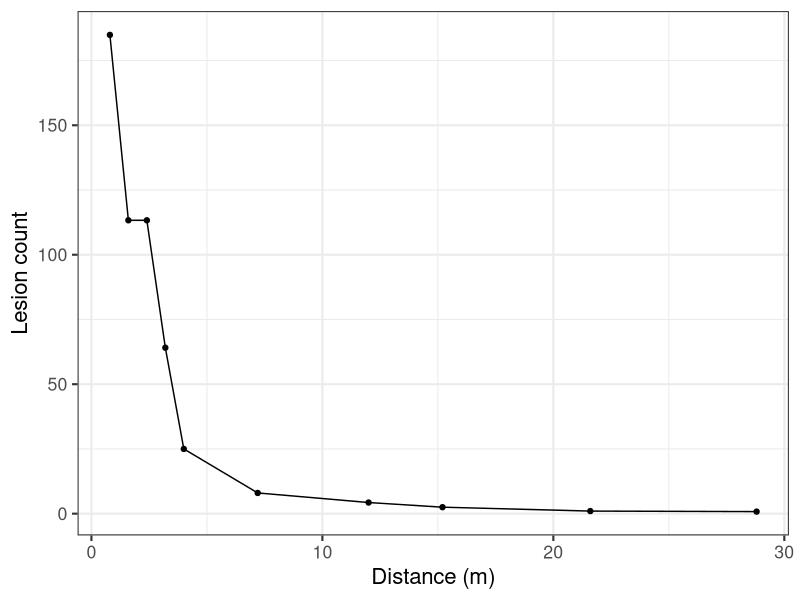
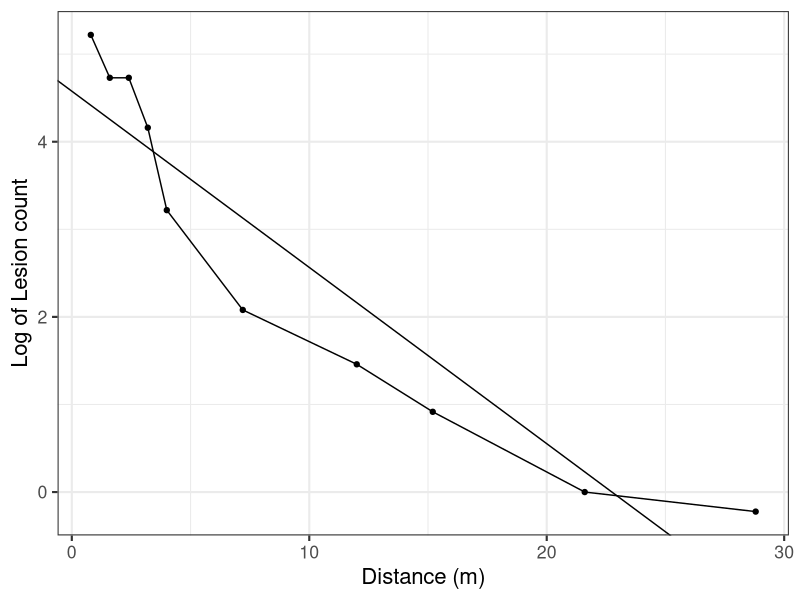
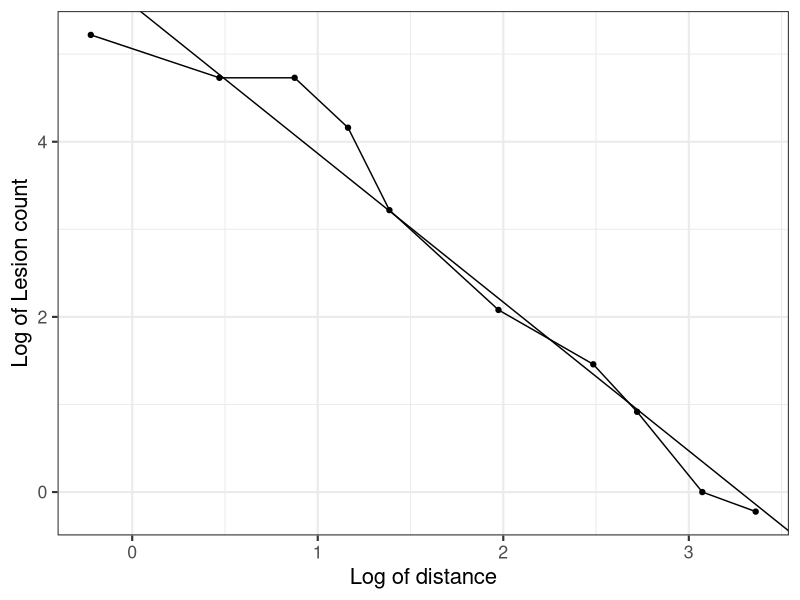
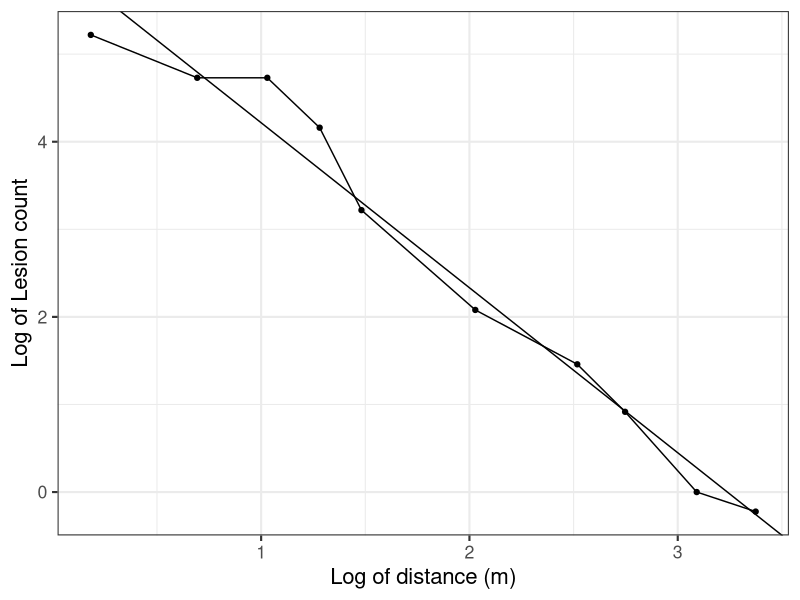

These charts were generated, in order, by the following R code:
## ---- chunk 1
library(tidyverse)
library(ggthemes)
library(patchwork)
library(cowplot) # for themes 
theme_set(theme_bw(base_size = 16)) # set global theme
## ---- chunk 2
# create the two vectors
x <- c(0.8, 1.6, 2.4, 3.2, 4, 7.2, 12, 15.2, 21.6, 28.8)
Y <- c(184.9, 113.3, 113.3, 64.1, 25, 8, 4.3, 2.5, 1, 0.8)
grad1 <- data.frame(x, Y) # create the dataframe
grad1 # show the gradient
## ---- chunk 3
grad1 |> 
  ggplot(aes(x, Y))+
  geom_point()+
  geom_line()+
  labs(y = "Lesion count",
       x = "Distance (m)")
## ---- chunk 4
reg_exp <- lm(log(Y) ~ x, data = grad1)
summary(reg_exp)
## ---- chunk 5
reg_p <- lm(log(Y) ~ log(x), data = grad1)
summary(reg_p)
## ---- chunk 6
reg_pm <- lm(log(Y) ~ log(x + 0.4), data = grad1)
summary(reg_pm)
## ---- chunk 7
grad1 |> 
  ggplot(aes(x, log(Y)))+
  geom_point()+
  geom_line()+
  geom_abline(slope = coef(reg_exp)[[2]], intercept = coef(reg_exp)[[1]])+
 labs(y = "Log of Lesion count",
       x = "Distance (m)")


## ---- chunk 8
grad1 |> 
  ggplot(aes(log(x), log(Y)))+
  geom_point()+
  geom_line()+
  geom_abline(slope = coef(reg_p)[[2]], intercept = coef(reg_p)[[1]])+
 labs(y = "Log of Lesion count",
       x = "Log of distance")

## ---- chunk 9
grad1 |> 
  ggplot(aes(log(x+0.4), log(Y)))+
  geom_point()+
  geom_line()+
  geom_abline(slope = coef(reg_pm)[[2]], intercept = coef(reg_pm)[[1]])+
 labs(y = "Log of Lesion count",
       x = "Log of distance (m)")

